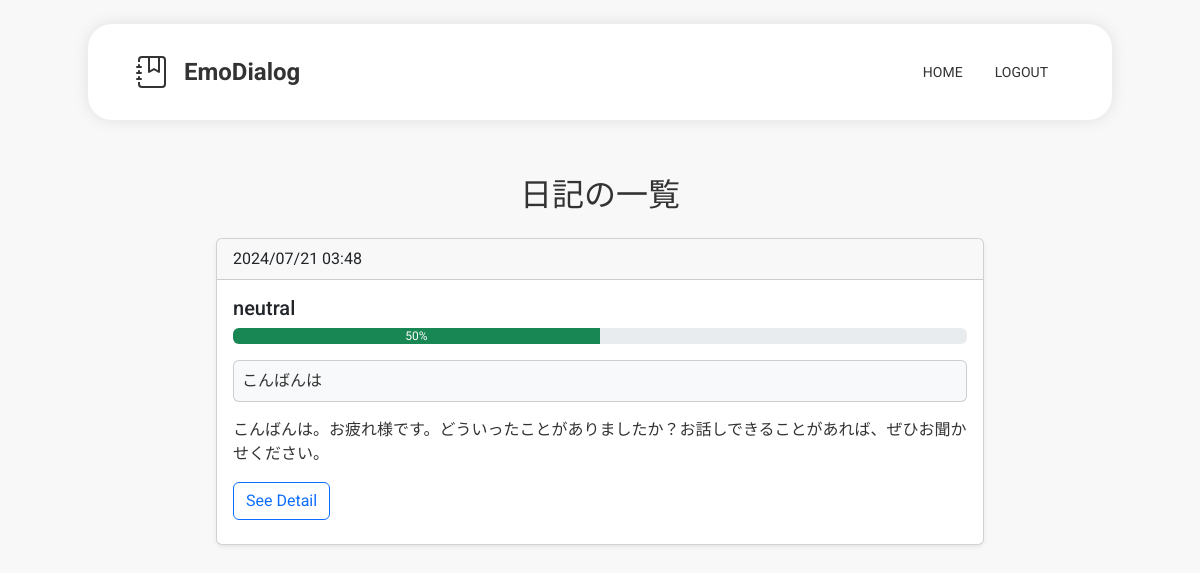
Page /diaries (signed in) on the earlier database version.
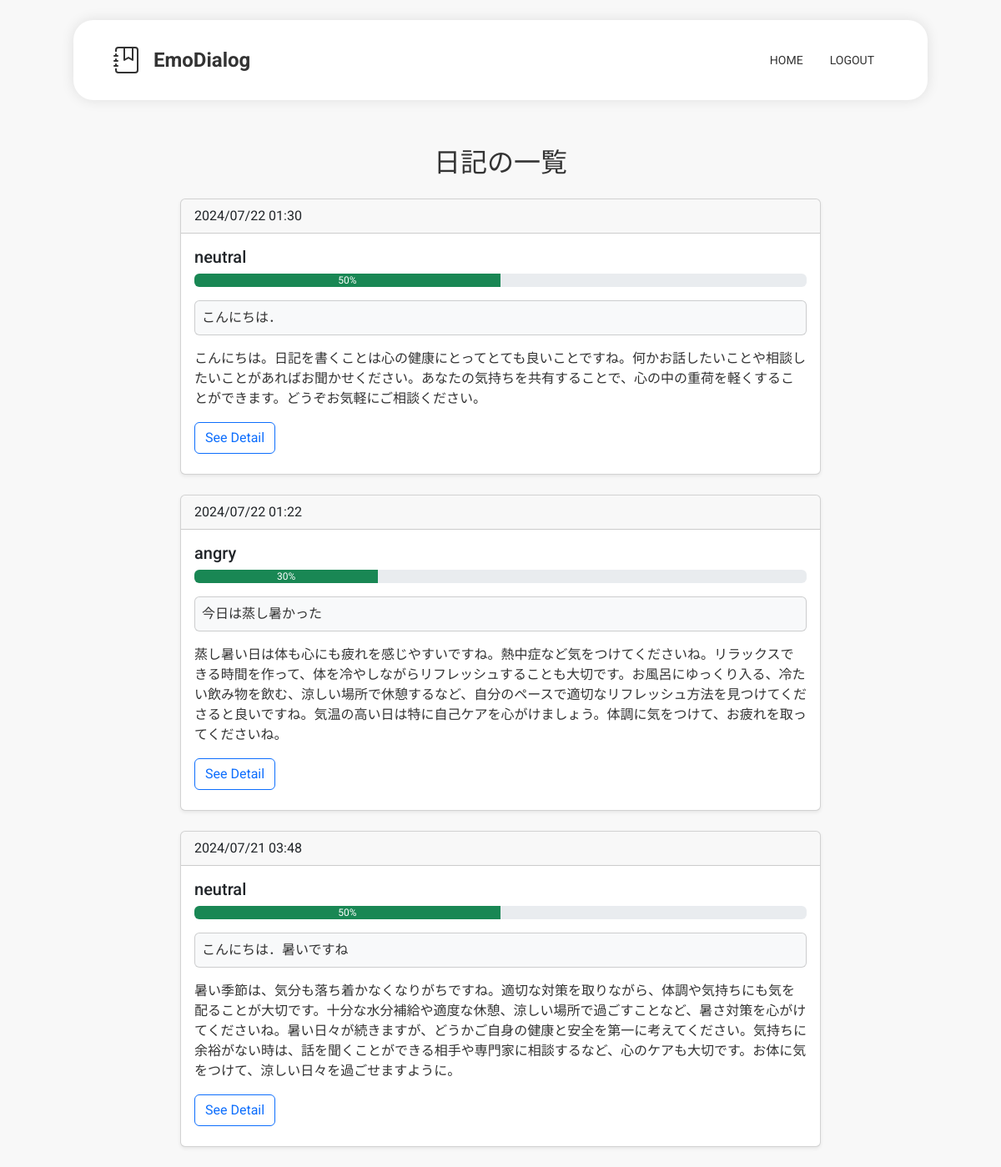
Same page on the later database version.
### models.py (models this page shows)
class Diary(db.Model):
    id = db.Column(db.Integer, primary_key=True)
    user_id = db.Column(db.Integer, db.ForeignKey('user.id'), nullable=False)
    create_at = db.Column(
        db.DateTime,
        nullable=False,
        default=lambda: datetime.now(pytz.timezone('Asia/Tokyo'))
    )
    update_at = db.Column(
        db.DateTime,
        nullable=False,
        default=lambda: datetime.now(pytz.timezone('Asia/Tokyo')),
        onupdate=lambda: datetime.now(pytz.timezone('Asia/Tokyo'))
    )
    body = db.Column(db.String(500), nullable=False)
    response = db.Column(db.String(500))
    emotion = db.Column(db.String(100))
    emotion_degree = db.Column(db.Integer)

### app.py (the view)
@app.route("/diaries")
@login_required
def diariesPage():
    diaries = diaryController.get_user_diaries(current_user.id)
    if not diaries:
        flash('警告: 日記が記録されていません。')
    return render_template('diaries.html', diaries=diaries)

### app.py (called while the page is built)
@login_manager.user_loader
def load_user(user_id):
    return userController.user_load_control(user_id)

### controllers.py (called while the page is built)
    def user_load_control(self, user_id:int) -> User:
        return User.query.get(user_id)

    def get_user_diaries(self, user_id:int) -> list:
        diaries = Diary.query.order_by(desc(Diary.create_at)).filter_by(user_id=user_id).all()
        return diaries

### templates/diaries.html (shortened to what this page needs)
{% extends "base.html" %}
{% block content %}
<h2 class="text-center p-3">日記の一覧</h2>
{% for diary in diaries %}
<div class="card mx-auto mb-4 shadow-sm" style="max-width: 48rem;">
    <div class="card-header">{{ diary.create_at.strftime('%Y/%m/%d %H:%M') }}</div>
    <div class="card-body">
        <h5 class="card-title mb-2">{{ diary.emotion }}</h5>
        <div class="progress mb-2" role="progressbar">
            <div class="progress-bar bg-success" style='width: {{ diary.emotion_degree }}%'>{{ diary.emotion_degree }}%</div>
        </div>
        {% if diary.body != "" %}
            <div class="card bg-body-tertiary my-3">
                <div class="card-text m-2 overflow-hidden">
                    {{ diary.body }}
                </div>
            </div>
            <div class="card-text mb-2 overflow-hidden">
                {{ diary.response }}
            </div>
        {% else %}
            <div class="card-text">
                No Description
            </div>
        {% endif %}
        <a href="/diaries/{{ diary.id }}" class="btn btn-outline-primary my-2">See Detail</a>
    </div>
</div>
{% endfor %}
{% endblock %}

### templates/base.html (shortened to what this page needs)
<!DOCTYPE html>
<html lang="ja">
<head>
    {{ bootstrap.load_css() }}
    <link rel="stylesheet" href="{{ url_for('static', filename='css/style.css')}}">
</head>
<body>
    <header>
        <div class="me-3">
        </div>
        <h1>
            <a href="{{ url_for('indexPage') }}">EmoDialog</a>
        </h1>
        <nav>
            <ul>
                <li><a href="{{ url_for('indexPage') }}">HOME</a></li>
                <li><a href="{{ url_for('logout') }}" id="logout">LOGOUT</a></li>
            </ul>
        </nav>
    </header>
    <main>
        {% block content %}
        {% endblock %}
    </main>
</body>
</html>

### static/css/style.css (style rules this page uses)
* { font-family: "Roboto", "Noto Sans JP", sans-serif; color: #333; }
body { margin: 0; padding: 0; background-color: #f8f8f8; }
header { position: sticky; position: -webkit-sticky; top: 24px; display: flex; justify-content: flex-start; align-items: center; background-color: white; color: #333; max-width: 64rem; min-width: 48rem; padding: 32px 48px; z-index: 10; margin: 24px auto; margin-bottom: 40px; border-radius: 24px; box-shadow: 0 0 16px rgba(0, 0, 0, 0.1); }
header h1 { font-size: 24px; font-weight: 700; margin: 0; padding: 0; border: 10px; }
header a { text-decoration: none; color: #333; }
header nav { margin-left: auto; }
header nav ul { margin: 0; padding: 0; display: flex; }
header nav ul li { list-style: none; display: inline-block; margin: 0 16px; font-size: 14px; }
header nav ul li a { text-decoration: none; color: #333; transition: all 0.3s; }

Differences in the rows shown:
added Diary: create_at "2024/07/22 01:30", emotion "neutral", emotion_degree "50", body "こんにちは．", response "こんにちは。日記を書くことは心の健康にとってとても良いことですね。何かお話したいことや相談したいことがあればお聞かせください。あなたの気持ちを共有することで、心の中の重荷を軽くすることができます。どうぞお気軽にご相談ください。"
added Diary: create_at "2024/07/22 01:22", emotion "angry", emotion_degree "30", body "今日は蒸し暑かった", response "蒸し暑い日は体も心にも疲れを感じやすいですね。熱中症など気をつけてくださいね。リラックスできる時間を作って、体を冷やしながらリフレッシュすることも大切です。お風呂にゆっくり入る、冷たい飲み物を飲む、涼しい場所で休憩するなど、自分のペースで適切なリフレッシュ方法を見つけてくださると良いですね。気温の高い日は特に自己ケアを心がけましょう。体調に気をつけて、お疲れを取ってくださいね。"
changed Diary: body "こんばんは" → "こんにちは．暑いですね"; response "こんばんは。お疲れ様です。どういったことがありましたか？お話しできることがあれば、ぜひお聞かせください。" → "暑い季節は、気分も落ち着かなくなりがちですね。適切な対策を取りながら、体調や気持ちにも気を配ることが大切です。十分な水分補給や適度な休憩、涼しい場所で過ごすことなど、暑さ対策を心がけてくださいね。暑い日々が続きますが、どうかご自身の健康と安全を第一に考えてください。気持ちに余裕がない時は、話を聞くことができる相手や専門家に相談するなど、心のケアも大切です。お体に気をつけて、涼しい日々を過ごせますように。"
